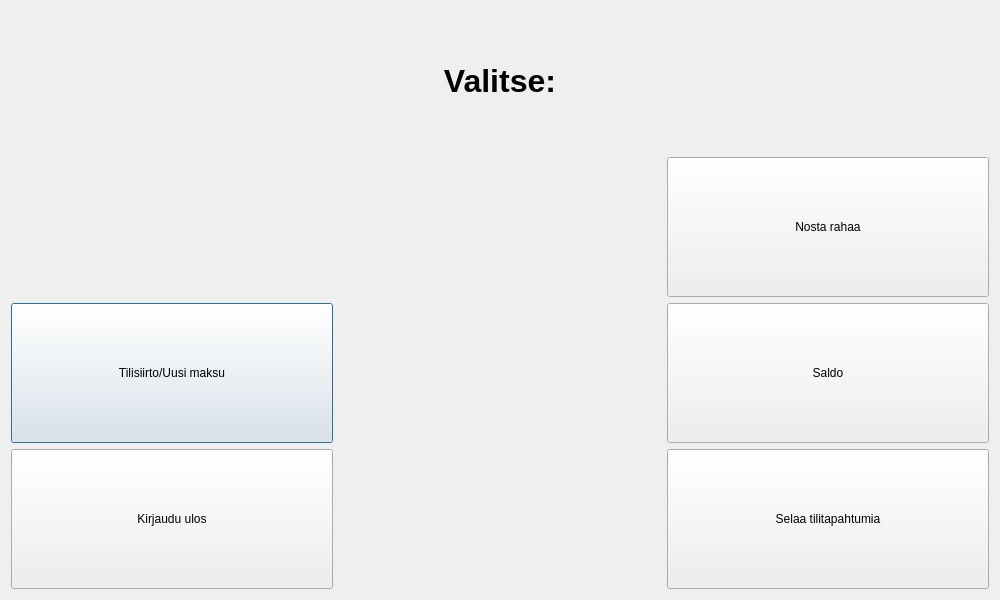
<?xml version="1.0" encoding="UTF-8"?>
<ui version="4.0">
 <class>MainDialog</class>
 <widget class="QDialog" name="MainDialog">
  <property name="geometry">
   <rect>
    <x>0</x>
    <y>0</y>
    <width>1000</width>
    <height>600</height>
   </rect>
  </property>
  <property name="windowTitle">
   <string>Dialog</string>
  </property>
  <layout class="QVBoxLayout" name="verticalLayout">
   <item>
    <layout class="QGridLayout" name="gridLayout">
     <item row="3" column="0">
      <widget class="QPushButton" name="transferButton">
       <property name="sizePolicy">
        <sizepolicy hsizetype="Preferred" vsizetype="Preferred">
         <horstretch>0</horstretch>
         <verstretch>0</verstretch>
        </sizepolicy>
       </property>
       <property name="text">
        <string>Tilisiirto/Uusi maksu</string>
       </property>
      </widget>
     </item>
     <item row="3" column="2">
      <widget class="QPushButton" name="balanceButton">
       <property name="enabled">
        <bool>true</bool>
       </property>
       <property name="sizePolicy">
        <sizepolicy hsizetype="Preferred" vsizetype="Preferred">
         <horstretch>0</horstretch>
         <verstretch>0</verstretch>
        </sizepolicy>
       </property>
       <property name="text">
        <string>Saldo</string>
       </property>
      </widget>
     </item>
     <item row="2" column="2">
      <widget class="QPushButton" name="withdrawButton">
       <property name="sizePolicy">
        <sizepolicy hsizetype="Preferred" vsizetype="Preferred">
         <horstretch>0</horstretch>
         <verstretch>0</verstretch>
        </sizepolicy>
       </property>
       <property name="text">
        <string>Nosta rahaa</string>
       </property>
      </widget>
     </item>
     <item row="0" column="1">
      <widget class="QLabel" name="headerLabel">
       <property name="font">
        <font>
         <pointsize>24</pointsize>
         <weight>75</weight>
         <bold>true</bold>
        </font>
       </property>
       <property name="text">
        <string>Valitse:</string>
       </property>
       <property name="alignment">
        <set>Qt::AlignCenter</set>
       </property>
      </widget>
     </item>
     <item row="5" column="2">
      <widget class="QPushButton" name="transactionButton">
       <property name="sizePolicy">
        <sizepolicy hsizetype="Preferred" vsizetype="Preferred">
         <horstretch>0</horstretch>
         <verstretch>0</verstretch>
        </sizepolicy>
       </property>
       <property name="text">
        <string>Selaa tilitapahtumia</string>
       </property>
      </widget>
     </item>
     <item row="5" column="1">
      <widget class="QLabel" name="infoLabel">
       <property name="frameShape">
        <enum>QFrame::NoFrame</enum>
       </property>
       <property name="text">
        <string/>
       </property>
      </widget>
     </item>
     <item row="5" column="0">
      <widget class="QPushButton" name="logoutButton">
       <property name="sizePolicy">
        <sizepolicy hsizetype="Preferred" vsizetype="Preferred">
         <horstretch>0</horstretch>
         <verstretch>0</verstretch>
        </sizepolicy>
       </property>
       <property name="text">
        <string>Kirjaudu ulos</string>
       </property>
      </widget>
     </item>
    </layout>
   </item>
  </layout>
 </widget>
 <resources/>
 <connections/>
</ui>
